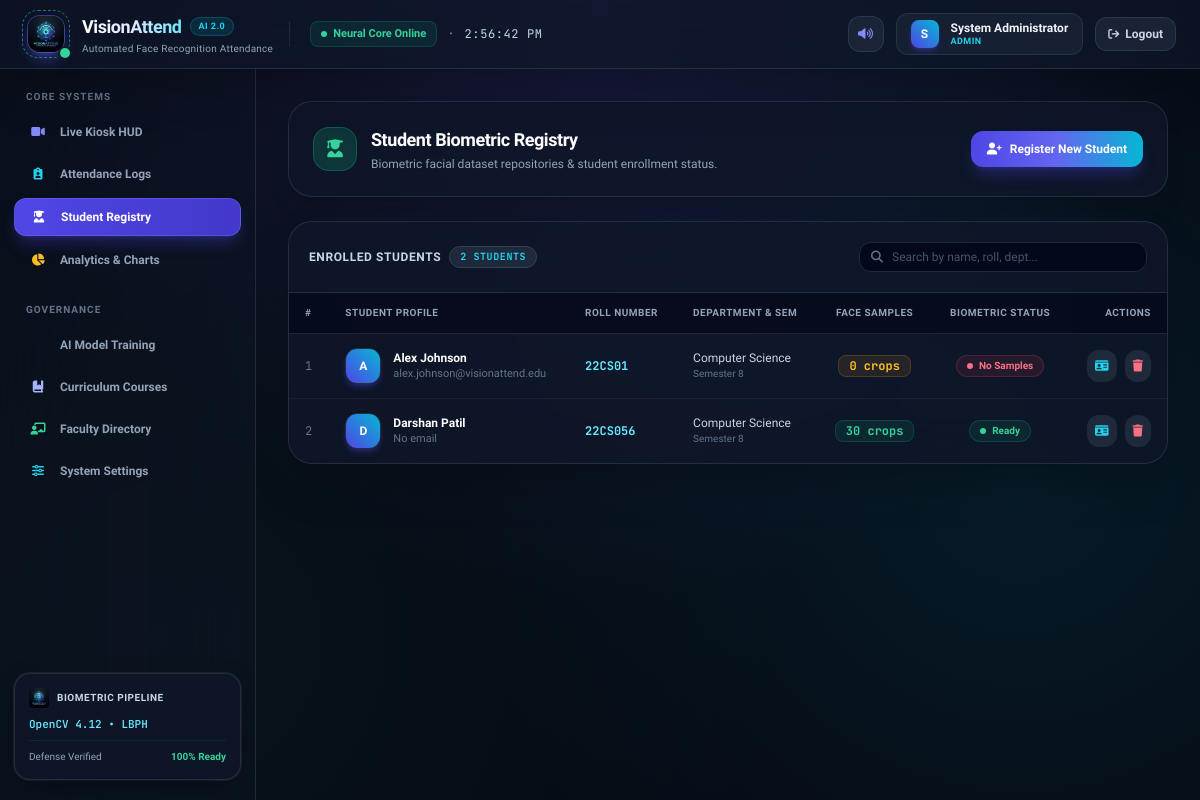
The app's page /students (signed in) with its own data.
### tables this page shows
CREATE TABLE students (
                id INTEGER PRIMARY KEY AUTOINCREMENT,
                roll_number TEXT UNIQUE NOT NULL,
                name TEXT NOT NULL,
                department TEXT NOT NULL,
                semester TEXT NOT NULL,
                email TEXT,
                phone TEXT,
                face_samples_count INTEGER DEFAULT 0,
                photo_path TEXT,
                created_at TIMESTAMP DEFAULT CURRENT_TIMESTAMP
            );

### app.py (the view)
@app.route("/students")
@login_required(roles=["admin", "teacher"])
def students_page():
    students = get_all_students()
    return render_template("students.html", students=students)

### app.py (called while the page is built)
def login_required(roles=None):
    def decorator(f):
        @functools.wraps(f)
        def decorated_function(*args, **kwargs):
            if "user_id" not in session:
                flash("Please log in to access this page.", "warning")
                return redirect(url_for("login_page"))
            if roles and session.get("role") not in roles:
                flash("You do not have permission to access this resource.", "danger")
                return redirect(url_for("dashboard"))
            return f(*args, **kwargs)
        return decorated_function
    return decorator

### core/database.py (called while the page is built)
def get_connection():
    conn = sqlite3.connect(str(config.DATABASE_PATH), timeout=20.0)
    conn.row_factory = sqlite3.Row
    return conn

def get_all_students():
    with get_connection() as conn:
        return conn.execute("SELECT * FROM students ORDER BY roll_number ASC").fetchall()

### templates/students.html (shortened to what this page needs)
{% extends "base.html" %}
{% block content %}
<div class="space-y-6">
    <div class="flex flex-col sm:flex-row sm:items-center justify-between gap-4 bg-slate-900/80 border border-white/10 p-6 rounded-3xl shadow-xl backdrop-blur-xl">
        <div class="flex items-center space-x-3.5">
            <div class="w-11 h-11 rounded-2xl bg-emerald-500/20 text-emerald-400 flex items-center justify-center border border-emerald-500/30 text-lg shadow-inner">
                <i class="fa-solid fa-user-graduate"></i>
            </div>
            <div>
                <h1 class="text-lg font-black text-white tracking-tight">Student Biometric Registry</h1>
                <p class="text-slate-400 text-xs mt-0.5">Biometric facial dataset repositories & student enrollment status.</p>
            </div>
        </div>
        <button onclick="openRegisterModal()" class="px-4 py-2.5 rounded-xl bg-gradient-to-r from-indigo-600 via-indigo-500 to-cyan-500 hover:from-indigo-500 hover:to-cyan-400 text-white font-bold text-xs shadow-lg shadow-indigo-600/30 transition-all flex items-center space-x-2">
            <i class="fa-solid fa-user-plus"></i>
            <span>Register New Student</span>
        </button>
    </div>
    <div class="bg-slate-900/80 border border-white/10 rounded-3xl overflow-hidden shadow-2xl backdrop-blur-xl">
        <div class="p-5 border-b border-white/10 flex flex-col sm:flex-row sm:items-center justify-between gap-3">
            <div class="text-xs font-bold uppercase tracking-wider text-slate-300 flex items-center space-x-2">
                <span>Enrolled Students</span>
                <span class="px-2.5 py-0.5 rounded-full text-[10px] bg-slate-800 text-cyan-400 border border-slate-700 font-mono font-bold" id="student-count-badge">{{ students|length }} Students</span>
            </div>
            <div class="relative w-full sm:w-72">
                <span class="absolute inset-y-0 left-0 flex items-center pl-3 text-slate-500 text-xs">
                    <i class="fa-solid fa-magnifying-glass"></i>
                </span>
                <input type="text" id="student-search-input" onkeyup="filterStudentsTable()" placeholder="Search by name, roll, dept..."
                    class="w-full pl-8 pr-3 py-1.5 bg-slate-950/80 border border-slate-800 rounded-xl text-xs text-slate-200 placeholder-slate-600 focus:outline-none focus:border-indigo-500 font-medium">
            </div>
        </div>
        <div class="overflow-x-auto">
            <table class="w-full text-left text-xs text-slate-300" id="students-table">
                <thead class="bg-slate-950/60 text-slate-400 uppercase font-extrabold text-[10px] tracking-wider border-b border-white/10">
                    <tr>
                        <th class="py-3 px-4">#</th>
                        <th class="py-3 px-4">Student Profile</th>
                        <th class="py-3 px-4">Roll Number</th>
                        <th class="py-3 px-4">Department & Sem</th>
                        <th class="py-3 px-4 text-center">Face Samples</th>
                        <th class="py-3 px-4 text-center">Biometric Status</th>
                        <th class="py-3 px-4 text-right">Actions</th>
                    </tr>
                </thead>
                <tbody class="divide-y divide-white/5">
                    {% for st in students %}
                    <tr class="student-row hover:bg-slate-800/40 transition-colors">
                        <td class="py-3.5 px-4 font-mono text-slate-500">{{ loop.index }}</td>
                        <td class="py-3.5 px-4">
                            <div class="flex items-center space-x-3">
                                <div class="w-9 h-9 rounded-xl overflow-hidden shadow-md shadow-indigo-600/30 border border-white/10 shrink-0">
                                </div>
                                <div>
                                    <a href="{{ url_for('student_profile', student_id=st.id) }}" class="font-bold text-white hover:text-cyan-400 transition-colors">
                                        {{ st.name }}
                                    </a>
                                    <div class="text-[11px] text-slate-500">{{ st.email or 'No email' }}</div>
                                </div>
                            </div>
                        </td>
                        <td class="py-3.5 px-4 font-mono text-cyan-300 font-bold">{{ st.roll_number }}</td>
                        <td class="py-3.5 px-4 text-slate-300">
                            <div>{{ st.department }}</div>
                            <div class="text-[10px] text-slate-500">{{ st.semester }}</div>
                        </td>
                        <td class="py-3.5 px-4 text-center font-mono">
                            <span class="px-2.5 py-0.5 rounded-lg text-xs font-bold {% if st.face_samples_count >= 15 %}bg-emerald-500/10 text-emerald-400 border border-emerald-500/20{% else %}bg-amber-500/10 text-amber-400 border border-amber-500/20{% endif %}">
                                {{ st.face_samples_count }} crops
                            </span>
                        </td>
                        <td class="py-3.5 px-4 text-center">
                            {% if st.face_samples_count >= 15 %}
                                <span class="inline-flex items-center px-2.5 py-0.5 rounded-full text-[10px] font-bold bg-emerald-500/10 text-emerald-400 border border-emerald-500/20">
                                    <span class="w-1.5 h-1.5 rounded-full bg-emerald-400 mr-1.5"></span> Ready
                                </span>
                            {% elif st.face_samples_count > 0 %}
                                <span class="inline-flex items-center px-2.5 py-0.5 rounded-full text-[10px] font-bold bg-amber-500/10 text-amber-400 border border-amber-500/20">
                                    <span class="w-1.5 h-1.5 rounded-full bg-amber-400 mr-1.5"></span> Incomplete
                                </span>
                            {% else %}
                                <span class="inline-flex items-center px-2.5 py-0.5 rounded-full text-[10px] font-bold bg-rose-500/10 text-rose-400 border border-rose-500/20">
                                    <span class="w-1.5 h-1.5 rounded-full bg-rose-400 mr-1.5"></span> No Samples
                                </span>
                            {% endif %}
                        </td>
                        <td class="py-3.5 px-4 text-right">
                            <div class="flex items-center justify-end space-x-2">
                                <a href="{{ url_for('student_profile', student_id=st.id) }}" class="p-2 rounded-xl bg-slate-800 hover:bg-slate-700 text-cyan-400 text-xs transition-colors" title="View Profile & Smart ID">
                                    <i class="fa-solid fa-id-card"></i>
                                </a>
                                {% if session.get('role') == 'admin' %}
                                <form action="{{ url_for('delete_student_route', student_id=st.id) }}" method="POST" onsubmit="return confirm('Delete {{ st.name }} and their biometric dataset?');" class="inline">
                                    <button type="submit" class="p-2 rounded-xl bg-slate-800 hover:bg-rose-500/20 text-rose-400 text-xs transition-colors" title="Delete Student">
                                        <i class="fa-solid fa-trash"></i>
                                    </button>
                                </form>
                                {% endif %}
                            </div>
                        </td>
                    </tr>
                    {% endfor %}
                </tbody>
            </table>
        </div>
    </div>
</div>
{% endblock %}

### static/css/custom.css (style rules this page uses)
:root { --brand-primary: #6366f1; --brand-cyan: #06b6d4; --brand-emerald: #10b981; --brand-amber: #f59e0b; --brand-rose: #f43f5e; --bg-dark: #060913; --card-bg: rgba(13, 20, 38, 0.7); }
body { background-color: var(--bg-dark); background-image: radial-gradient(circle at 50% 0%, rgba(99, 102, 241, 0.18) 0%, transparent 60%), radial-gradient(circle at 85% 60%, rgba(6, 182, 212, 0.1) 0%, transparent 50%), radial-gradient(circle at 15% 80%, rgba(16, 185, 129, 0.06) 0%, transparent 50%); background-attachment: fixed; }

### records on screen
students: name "Alex Johnson", email "alex.johnson@visionattend.edu", roll_number "22CS01", department "Computer Science", semester "Semester 8", face_samples_count "0", shows "No Samples"
students: name "Darshan Patil", email "No email", roll_number "22CS056", department "Computer Science", semester "Semester 8", face_samples_count "30", shows "Ready"

### other values on screen
{{ session.get('full_name', 'U')[0] }} "S"
{{ session.get('full_name') }} "System Administrator"
{{ session.get('role') }} "ADMIN"
{{ students|length }} "2"
